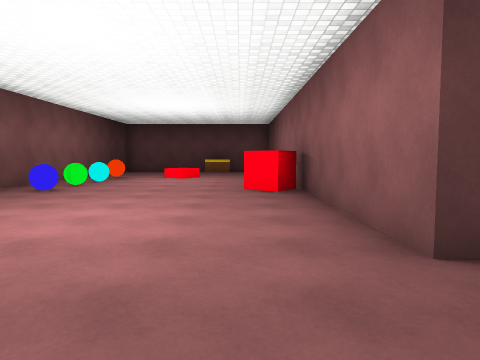
[1] (above)

13 first-person views from a walk through a 3-D level made in the Unity game engine. The camera is 1.3 m above the floor, tilts 4° down and sees 70° across. Doors are open. The floor is counted in squares, 2 m on a side. Each view is taken from the middle of a square. On the plan, view 1 faces up. The plan holds only what a view shows up to about 10 squares ahead; the rest is blank. The place goes on beyond the plan. The player is left out. Some animated figures are not drawn. Surface patterns are stand-ins for the level's own textures.

[2]
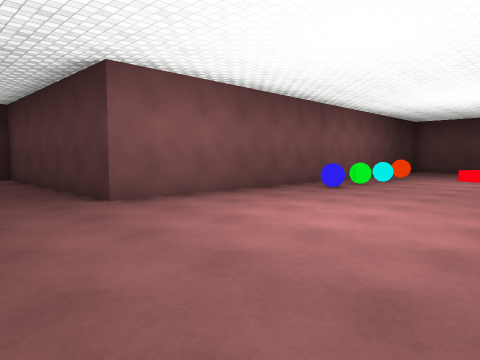

[3]
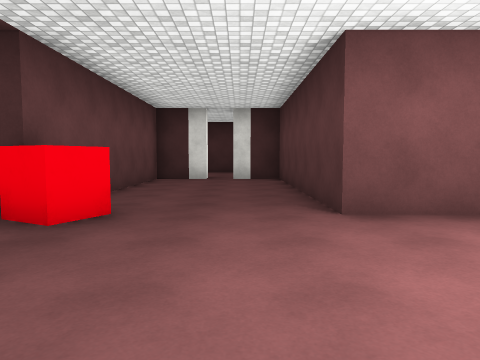

[4]
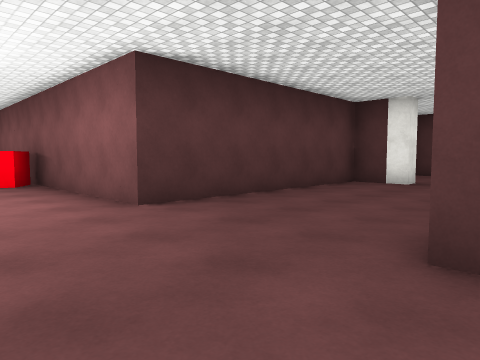

[5]
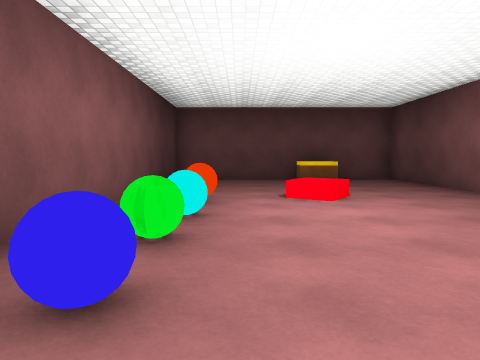

[6]
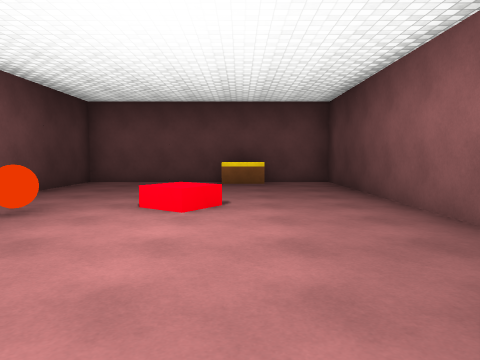

[7]
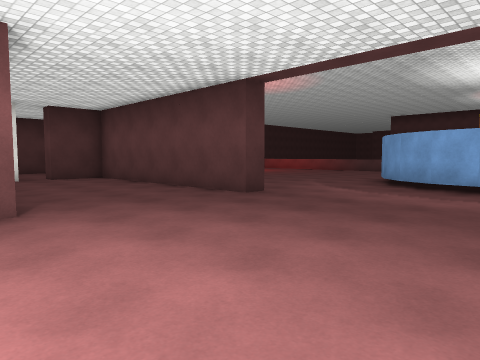

[8]
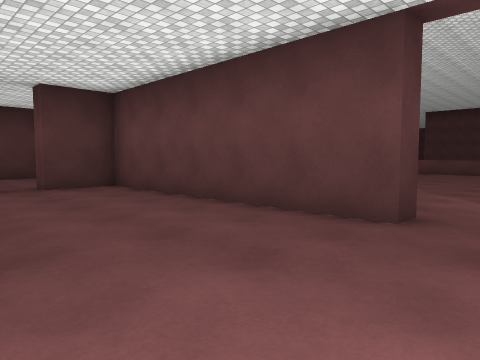

[9]
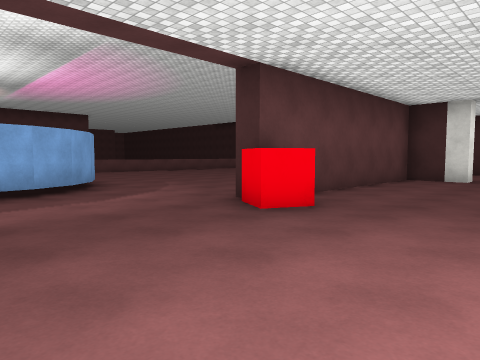

[10]
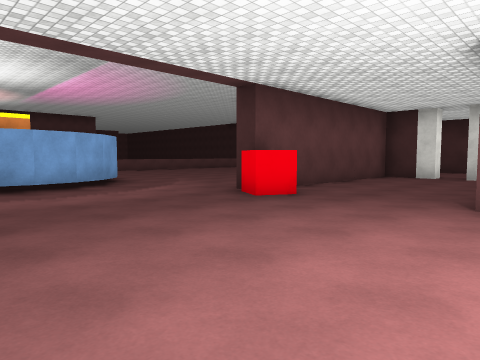

[11]
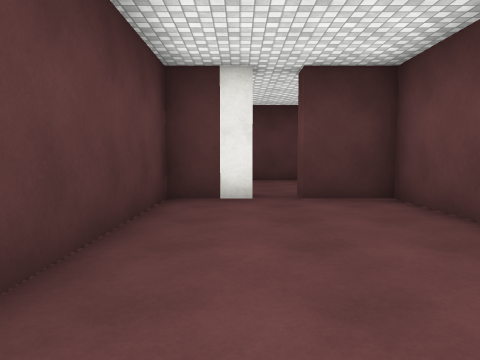

[12]
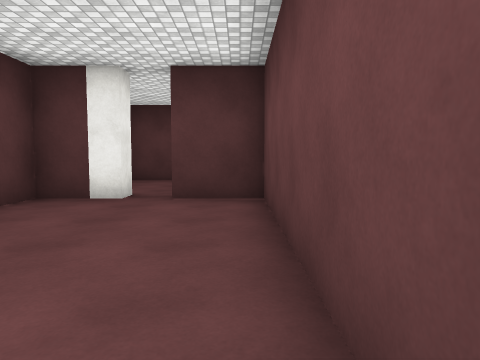

[13]
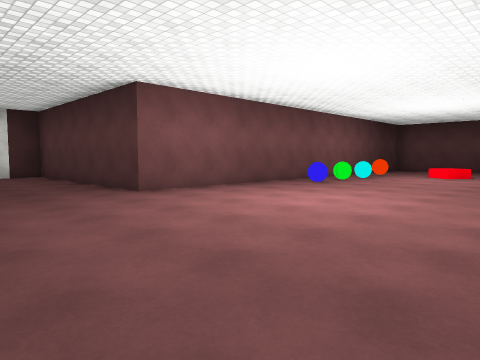

### Floor plan
Points are (right, up) in squares from view 1. A wall is a line through its corners. A room is listed if a view was taken in it or the views show most of it. See-through windows are left out.
Room 1 (views 1, 2, 3, 4, 5, 6, 7, 8, 9, 10, 11, 12, 13)
walls: (-4.8, -1.4) (-4.8, -1.9); (1.2, -1.4) (7.2, -1.4) (7.2, 0); (-2.5, -4.1) (-1.8, -4) (-1, -4.1); (-10.8, 0) (-10.8, -1.4) (-5.6, -1.4); (7.8, 0.8) (7.2, 0.8) (7.2, 2.1) (1.2, 2.1) (1.2, 14.6) (-4.8, 14.6) (-4.8, 2.1) (-10.8, 2.1) (-10.8, 0.8)
ways out: opening at (-1, -3); open door at (-11, 0.5); open door at (7.5, 0.5)
objects: other object (-5, -1); other object (-4, 6); other object (-4, 9); other object (-4, 10); other object (-2, 10) to (-2, 11); other object (-1, 14); other object (0, 7) to (1, 7)

Positions as (right, up) in squares from view 1, and headings:
1: (0, 0), facing up
2: (0, 0), facing up-left
3: (-1, 1), facing left
4: (-1, -2), facing up-right
5: (-3, 5), facing up
6: (-1, 6), facing up
7: (-3, 3), facing down-right
8: (0, 2), facing down-right
9: (-1, 2), facing down-left
10: (0, 3), facing down-left
11: (2, 1), facing right
12: (2, -1), facing right
13: (1, -1), facing up-left
